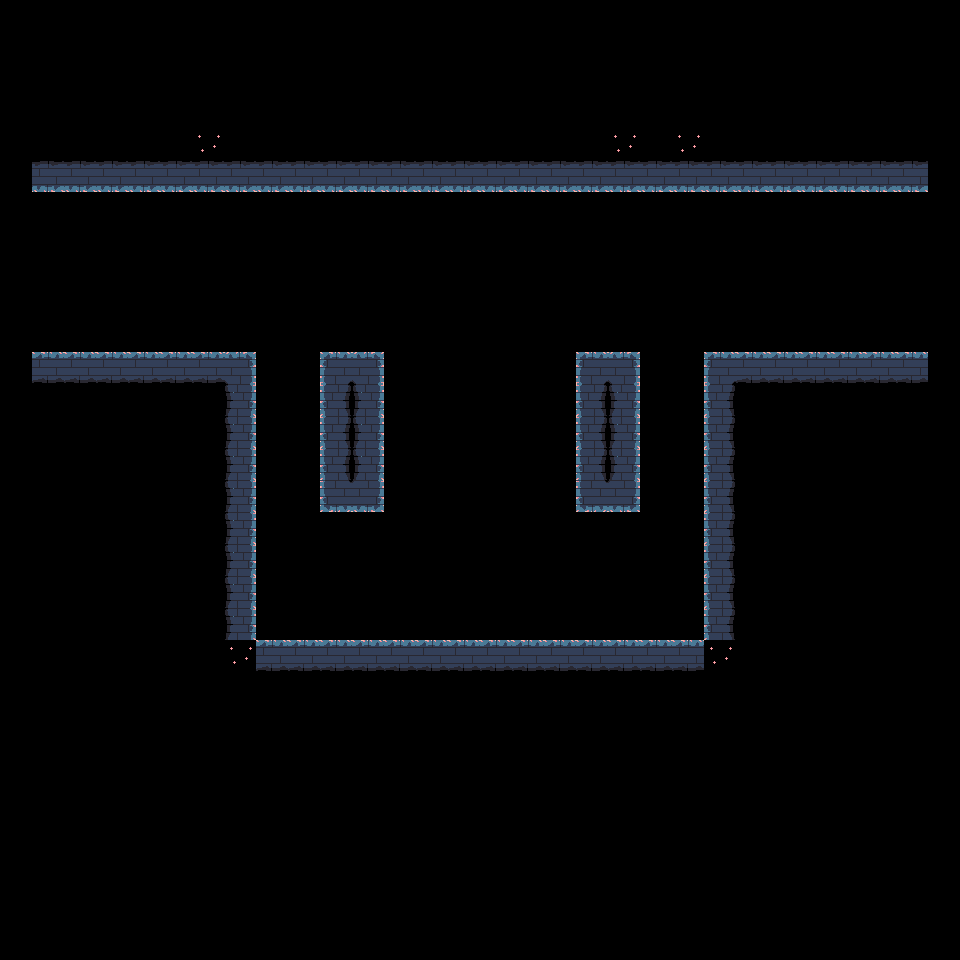

Rendered tile map (Tiled .tmx) drawn with the repository's tilesets; below, a short description and the full map source, tile grids included:
An orthogonal 30x30 tile map with 32x32 px tiles, 1 tile layer (Tilelaag 1) and 3 objects (player, object).

<map version="1.10" tiledversion="1.12.2" orientation="orthogonal" renderorder="right-down" width="30" height="30" tilewidth="32" tileheight="32" infinite="0" nextlayerid="3" nextobjectid="20">
 <tileset firstgid="1" source="Maps/Tilesheet1.tsx" />
 <layer id="1" name="Tilelaag 1" width="30" height="30">
  <data encoding="csv">
0,0,0,0,0,0,0,0,0,0,0,0,0,0,0,0,0,0,0,0,0,0,0,0,0,0,0,0,0,0,
0,0,0,0,0,0,0,0,0,0,0,0,0,0,0,0,0,0,0,0,0,0,0,0,0,0,0,0,0,0,
0,0,0,0,0,0,0,0,0,0,0,0,0,0,0,0,0,0,0,0,0,0,0,0,0,0,0,0,0,0,
0,0,0,0,0,0,0,0,0,0,0,0,0,0,0,0,0,0,0,0,0,0,0,0,0,0,0,0,0,0,
0,0,0,0,0,0,5,0,0,0,0,0,0,0,0,0,0,0,0,5,0,5,0,0,0,0,0,0,0,0,
0,8,8,8,8,8,8,8,8,8,8,8,8,8,8,8,8,8,8,8,8,8,8,8,8,8,8,8,8,0,
0,0,0,0,0,0,0,0,0,0,0,0,0,0,0,0,0,0,0,0,0,0,0,0,0,0,0,0,0,0,
0,0,0,0,0,0,0,0,0,0,0,0,0,0,0,0,0,0,0,0,0,0,0,0,0,0,0,0,0,0,
0,0,0,0,0,0,0,0,0,0,0,0,0,0,0,0,0,0,0,0,0,0,0,0,0,0,0,0,0,0,
0,0,0,0,0,0,0,0,0,0,0,0,0,0,0,0,0,0,0,0,0,0,0,0,0,0,0,0,0,0,
0,0,0,0,0,0,0,0,0,0,0,0,0,0,0,0,0,0,0,0,0,0,0,0,0,0,0,0,0,0,
0,2,2,2,2,2,2,3,0,0,1,3,0,0,0,0,0,0,1,3,0,0,1,2,2,2,2,2,2,0,
0,0,0,0,0,0,0,6,0,0,4,6,0,0,0,0,0,0,4,6,0,0,4,0,0,0,0,0,0,0,
0,0,0,0,0,0,0,6,0,0,4,6,0,0,0,0,0,0,4,6,0,0,4,0,0,0,0,0,0,0,
0,0,0,0,0,0,0,6,0,0,4,6,0,0,0,0,0,0,4,6,0,0,4,0,0,0,0,0,0,0,
0,0,0,0,0,0,0,6,0,0,7,9,0,0,0,0,0,0,7,9,0,0,4,0,0,0,0,0,0,0,
0,0,0,0,0,0,0,6,0,0,0,0,0,0,0,0,0,0,0,0,0,0,4,0,0,0,0,0,0,0,
0,0,0,0,0,0,0,6,0,0,0,0,0,0,0,0,0,0,0,0,0,0,4,0,0,0,0,0,0,0,
0,0,0,0,0,0,0,6,0,0,0,0,0,0,0,0,0,0,0,0,0,0,4,0,0,0,0,0,0,0,
0,0,0,0,0,0,0,6,0,0,0,0,0,0,0,0,0,0,0,0,0,0,4,0,0,0,0,0,0,0,
0,0,0,0,0,0,0,5,2,2,2,2,2,2,2,2,2,2,2,2,2,2,5,0,0,0,0,0,0,0,
0,0,0,0,0,0,0,0,0,0,0,0,0,0,0,0,0,0,0,0,0,0,0,0,0,0,0,0,0,0,
0,0,0,0,0,0,0,0,0,0,0,0,0,0,0,0,0,0,0,0,0,0,0,0,0,0,0,0,0,0,
0,0,0,0,0,0,0,0,0,0,0,0,0,0,0,0,0,0,0,0,0,0,0,0,0,0,0,0,0,0,
0,0,0,0,0,0,0,0,0,0,0,0,0,0,0,0,0,0,0,0,0,0,0,0,0,0,0,0,0,0,
0,0,0,0,0,0,0,0,0,0,0,0,0,0,0,0,0,0,0,0,0,0,0,0,0,0,0,0,0,0,
0,0,0,0,0,0,0,0,0,0,0,0,0,0,0,0,0,0,0,0,0,0,0,0,0,0,0,0,0,0,
0,0,0,0,0,0,0,0,0,0,0,0,0,0,0,0,0,0,0,0,0,0,0,0,0,0,0,0,0,0,
0,0,0,0,0,0,0,0,0,0,0,0,0,0,0,0,0,0,0,0,0,0,0,0,0,0,0,0,0,0,
0,0,0,0,0,0,0,0,0,0,0,0,0,0,0,0,0,0,0,0,0,0,0,0,0,0,0,0,0,0
</data>
 </layer>
 <objectgroup id="2" name="Objects">
  <object id="7" x="1196" y="32" width="1" height="1" />
  <object id="12" name="player" type="player" x="96" y="256" width="32" height="62" />
  <object id="14" name="box" type="object" x="578" y="308" width="32" height="32" />
 </objectgroup>
</map>
